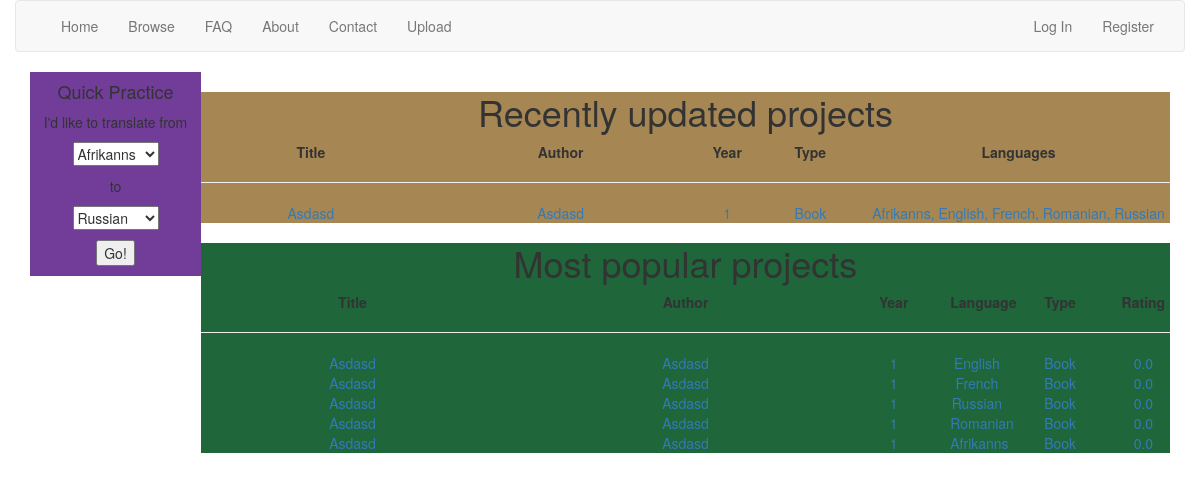
Before: / with the older database file.
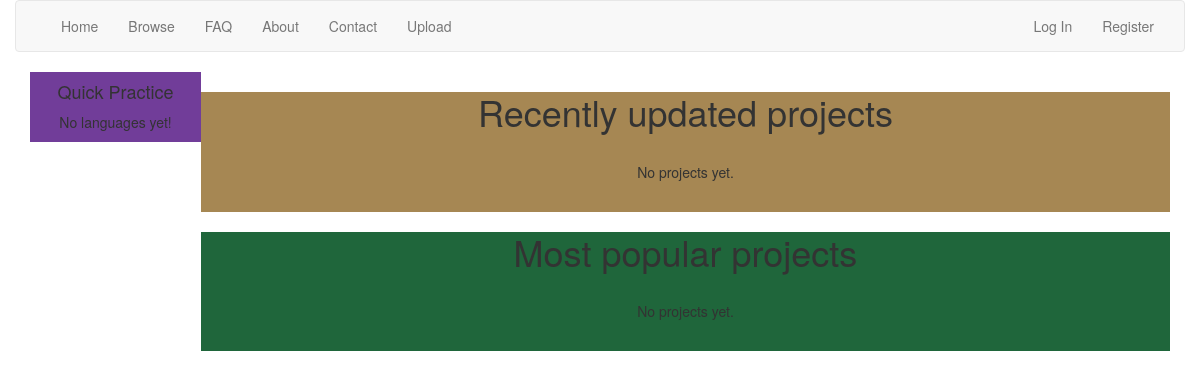
After: the same page with the newer database file.
### tables this page shows
CREATE TABLE 'projects' ('id' INTEGER PRIMARY KEY AUTOINCREMENT NOT NULL, 'type' TEXT NOT NULL,'title' TEXT NOT NULL, 'author' TEXT NOT NULL, 'year' INTEGER NOT NULL, 'user_id'  INTEGER NOT NULL  , 'line_count' INTEGER, 'season' INTEGER, 'episode' INTEGER);

CREATE TABLE 'versions' ('id' INTEGER PRIMARY KEY AUTOINCREMENT NOT NULL, 'project_id' INTEGER NOT NULL, 'user_id' INTEGER NOT NULL, 'language' TEXT NOT NULL, 'timestamp' DATETIME NOT NULL, 'rating' REAL DEFAULT 0.0);

### application.py (the view)
@app.route("/")
def index():
    all_versions = db.execute("SELECT * FROM versions")
    possible_languages = []
    for version in all_versions:
        if version["language"] not in possible_languages:
            possible_languages.append(version["language"])
    possible_from_languages = sorted(possible_languages)
    possible_to_languages = sorted(possible_languages, reverse=True)
    new_versions = db.execute("SELECT * FROM versions ORDER BY timestamp DESC")
    new_projects = []
    if len(new_versions) > 0:
        different_projects = []
        for version in new_versions:
            if version["project_id"] not in different_projects:
                different_projects.append(version["project_id"])
                if len(different_projects) == 10:
                    break
            else:
                continue
        for id in different_projects:
            rows = db.execute("SELECT * FROM projects WHERE id = :id", id=id)
            new_projects.append(rows[0])
        for project in new_projects:
            if project["type"].lower() == "tv series":
                project["title"] += (" (s" + str(project["season"]) + "/e" + str(project["episode"]) +")")
            rows = db.execute("SELECT * FROM versions WHERE project_id = :project_id",
                              project_id=project["id"])
            languages_list = []
            for row in rows:
                if row["language"] not in languages_list:
                    languages_list.append(row["language"])
            languages_list = sorted(languages_list)
            languages_string = ""
            for language in languages_list:
                languages_string += (language + ", ")
            languages_string = languages_string[:-2]
            project["languages"] = languages_string
    popular_versions = db.execute("SELECT * FROM versions ORDER BY rating DESC LIMIT 10")
    if len(popular_versions) > 0:
        for version in popular_versions:
            projects = db.execute("SELECT * FROM projects WHERE id = :id", id=version["project_id"])
            version["type"] = projects[0]["type"]
            version["title"] = projects[0]["title"]
            if version["type"].lower() == "tv series":
                version["title"] += (" (s" + str(projects[0]["season"]) + "/e" + str(projects[0]["episode"]) +")")
            version["author"] = projects[0]["author"]
            version["year"] = projects[0]["year"]
    return render_template("index.html", possible_from_languages=possible_from_languages,
                           possible_to_languages=possible_to_languages, new_projects=new_projects,
                           popular_versions=popular_versions)

### templates/index.html (shortened to what this page needs)
{% extends "layout.html" %}
{% block main %}
    <div class="container">
        <div class="leftindex">
            <h4>Quick Practice</h4>
            {% if possible_from_languages|length == 0 %}
                <p>No languages yet!</p>
            {% else %}
                <p>I'd like to translate from</p>
                <p>
                    <select name="from_language" form="quick_practice_form">
                        {% for language in possible_from_languages %}
                            <option value="{{ language }}">{{ language.title() }}</option>
                        {% endfor %}
                    </select>
                </p>
                <p>to</p>
                <p>
                    <select name="to_language" form="quick_practice_form">
                        {% for language in possible_to_languages %}
                            <option value="{{ language }}">{{ language.title() }}</option>
                        {% endfor %}
                    </select>
                </p>
                <form action="{{ url_for('quick_practice') }}" method="post" id="quick_practice_form">
                    <p><button type="submit">Go!</button></p>
                </form>
            {% endif %}
        </div>
        <div class="rightindex">
            <div class="topindex">
                <h1>Recently updated projects</h1>
                    {% if new_projects|length == 0 %}
                        <br>
                        <p>No projects yet.</p>
                        <br>
                    {% else %}
                        <div class="row">
                            <div class="col-xs-3"><strong>Title</strong></div>
                            <div class="col-xs-3"><strong>Author</strong></div>
                            <div class="col-xs-1"><strong>Year</strong></div>
                            <div class="col-xs-1"><strong>Type</strong></div>
                            <div class="col-xs-4"><strong>Languages</strong></div>
                        </div>
                        <hr>
                        {% for project in new_projects %}
                            <a href="{{ url_for('view_project', id=project['id']) }}">
                            <div class="row">
                                <div class="col-xs-3"> {{ project["title"].title() }} </div>
                                <div class="col-xs-3"> {{ project["author"].title() }} </div>
                                <div class="col-xs-1"> {{ project["year"] }} </div>
                                <div class="col-xs-1"> {{ project["type"].title() }} </div>
                                <div class="col-xs-4"> {{ project["languages"].title() }} </div>
                            </div>
                            </a>
                        {% endfor %}
                    {% endif %}
            </div>
            <div class="bottomindex">
                <h1>Most popular projects</h1>
                {% if popular_versions|length == 0 %}
                    <br>
                    <p>No projects yet.</p>
                    <br>
                {% else %}
                    <div class="row">
                            <div class="col-xs-4"><strong>Title</strong></div>
                            <div class="col-xs-4"><strong>Author</strong></div>
                            <div class="col-xs-1"><strong>Year</strong></div>
                            <div class="col-xs-1"><strong>Language</strong></div>
                            <div class="col-xs-1"><strong>Type</strong></div>
                            <div class="col-xs-1"><strong>Rating</strong></div>
                    </div>
                    <hr>
                    {% for version in popular_versions %}
                        <a href="{{ url_for('view_project', id=version['project_id']) }}">
                        <div class="row">
                            <div class="col-xs-4"> {{ version["title"].title() }} </div>
                            <div class="col-xs-4"> {{ version["author"].title() }} </div>
                            <div class="col-xs-1"> {{ version["year"] }} </div>
                            <div class="col-xs-1"> {{ version["language"].title() }} </div>
                            <div class="col-xs-1"> {{ version["type"].title() }} </div>
                            <div class="col-xs-1"> {{ version["rating"] }} </div>
                        </div>
                        </a>
                    {% endfor %}
                {% endif %}
            </div>
        </div>
    </div>
{% endblock %}

### templates/layout.html (shortened to what this page needs)
<!DOCTYPE html>
<html lang="en">
    <head>
        <link href="https://maxcdn.bootstrapcdn.com/bootstrap/3.3.7/css/bootstrap.min.css" rel="stylesheet"/>
        <link href="{{ url_for('static', filename='styles.css') }}" rel="stylesheet"/>
    </head>
    <body>
        <div class="container">
            <nav class="navbar navbar-default">
                <div class="container-fluid">
                    <div class="collapse navbar-collapse" id="navbar">
                        <ul class="nav navbar-nav">
                            <li><a href="{{ url_for('index') }}">Home</a></li>
                            <li><a href="{{ url_for('browse') }}">Browse</a></li>
                            <li><a href="{{ url_for('faq') }}">FAQ</a></li>
                            <li><a href="{{ url_for('about') }}">About</a></li>
                            <li><a href="{{ url_for('contact') }}">Contact</a></li>
                            <li class="dropdown">
                                <a class="dropdown-toggle" data-toggle="dropdown" href="#">Upload</a>
                            </li>
                        </ul>
                        {% if session.user_id %}
                            <ul class="nav navbar-nav navbar-right">
                                <li><a href="{{ url_for('log_out') }}">Log Out</a></li>
                                <!--
                                navigation dropdown bootstrap
                                https://www.w3schools.com/bootstrap/bootstrap_navbar.asp
                                -->
                                <li class="dropdown">
                                    <a class="dropdown-toggle" data-toggle="dropdown" href="#">My Account</a>
                                    <ul class="dropdown-menu">
                                        <li><a href="{{ url_for('view_details') }}">Account details</a></li>
                                        <li><a href="{{ url_for('view_history') }}">Account history</a></li>
                                    </ul>
                                </li>
                            </ul>
                        {% else %}
                            <ul class="nav navbar-nav navbar-right">
                                <li><a href="{{ url_for('log_in') }}">Log In</a></li>
                                <li><a href="{{ url_for('register') }}">Register</a></li>
                            </ul>
                        {% endif %}
                    </div>
                </div>
            </nav>
            <main>
                {% block main %}{% endblock %}
            </main>
        </div>
    </body>
</html>

### static/styles.css (style rules this page uses)
body, html { width: 100%; height: 100%; margin: 0; }
.leftindex { width: 15%; position: relative; float: left; background-color: #713D99; border-collapse: collapse; }
.rightindex { width: 85%; position: relative; float: right; border-collapse: collapse; }
.topindex { width: 100%; background-color: #A68753; border-collapse: collapse; }
.bottomindex { width: 100%; background-color: #1F663B; border-collapse: collapse; }
.container { margin-left: auto; margin-right: auto; text-align: center; width: 100%; height: 100%; }

Changed rows visible on the page:
removed projects: title "Asdasd", author "Asdasd", year "1", type "Book", languages "Afrikanns, English, French, Romanian, Russian"
removed versions: title "Asdasd", author "Asdasd", year "1", language "English", type "Book", rating "0.0"
removed versions: title "Asdasd", author "Asdasd", year "1", language "French", type "Book", rating "0.0"
removed versions: title "Asdasd", author "Asdasd", year "1", language "Russian", type "Book", rating "0.0"
removed versions: title "Asdasd", author "Asdasd", year "1", language "Romanian", type "Book", rating "0.0"
removed versions: title "Asdasd", author "Asdasd", year "1", language "Afrikanns", type "Book", rating "0.0"
Other visible differences:
form field from_language: "Afrikanns" → (not shown)
form field to_language: "Russian" → (not shown)
text no longer shown: "I'd like to translate from to Go! Title Author Year Type Languages Title Author Year Language Type Rating"
text now shown: "No languages yet! No projects yet. No projects yet."
